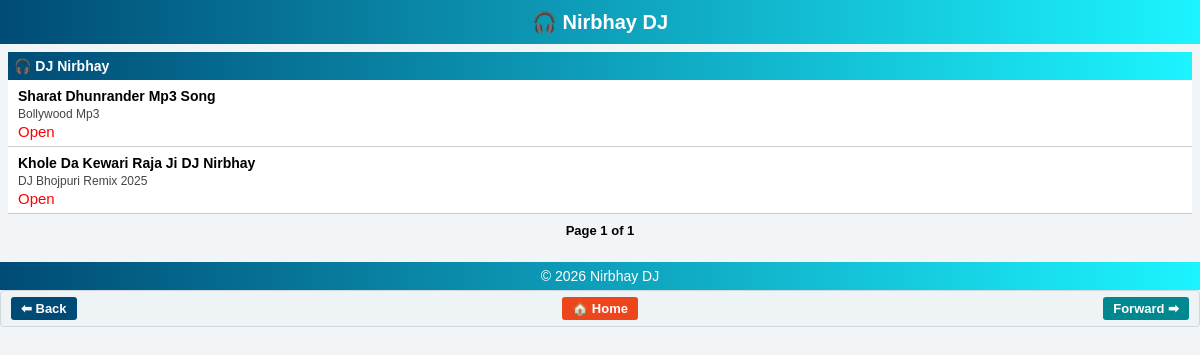
Page /artist/dj-nirbhay/ on the committed database.
### songs/models.py (models this page shows, shortened)
class Artist(models.Model):
    name = models.CharField(max_length=100, unique=True)
    slug = models.SlugField(max_length=120, unique=True)
    image = models.ImageField(upload_to='artists/', blank=True, null=True)
    class Meta:
        ordering = ['name']

class Song(models.Model):
    title = models.CharField(max_length=200)
    slug = models.SlugField(max_length=200, unique=True)
    category = models.ForeignKey(Category, on_delete=models.CASCADE, related_name='songs')
    artist = models.ForeignKey(Artist, on_delete=models.CASCADE, related_name='songs')
    audio_file = models.FileField(upload_to='songs/')
    thumbnail = models.ImageField(upload_to='thumbnails/', blank=True, null=True)
    uploaded_at = models.DateTimeField(auto_now_add=True)
    views = models.PositiveIntegerField(default=0)
    downloads = models.PositiveIntegerField(default=0)
    class Meta:
        ordering = ['-uploaded_at']

class Category(models.Model):
    name = models.CharField(max_length=100, unique=True)
    slug = models.SlugField(max_length=120, unique=True)
    class Meta:
        ordering = ['name']

### songs/views.py (the view)
# urls.py: path('artist/<slug:slug>/', views.artist_detail, name='artist_detail'),
def artist_detail(request, slug):
    artist = get_object_or_404(Artist, slug=slug)
    song_list = Song.objects.filter(artist=artist).order_by('-uploaded_at')
    paginator = Paginator(song_list, 12)
    page_number = request.GET.get('page')
    page_obj = paginator.get_page(page_number)
    return render(request, 'songs/artist_detail.html', {
        'artist': artist,
        'page_obj': page_obj
    })

### templates/songs/artist_detail.html (shortened to what this page needs)
{% extends 'songs/base.html' %}
{% block content %}
<section class="section">
    <h2>🎧 {{ artist.name }}</h2>
    <div class="song-grid">
        {% for song in page_obj %}
        <div class="song-card">
            <h4>{{ song.title }}</h4>
            <p>{{ song.category.name }}</p>
            <a href="{% url 'song_detail' song.slug %}">Open</a>
        </div>
        {% empty %}
        <p>No songs uploaded by this artist.</p>
        {% endfor %}
    </div>
    <div class="pagination">
        <span>Page {{ page_obj.number }} of {{ page_obj.paginator.num_pages }}</span>
    </div>
</section>
{% endblock %}

### static/css/style.css (style rules this page uses)
body { margin: 0; font-family: Arial, sans-serif; background: #f2f5f7; color: #000; font-size: 14px; }
a { text-decoration: none; color: #ff0000; }
.section h2 { background: linear-gradient(to right, #004b76, #1cf4ff); color: #fff; padding: 6px; font-size: 14px; margin: 0; }
.section { padding: 8px; }
.song-grid { display: block; }
.song-card { border-bottom: 1px solid #ccc; padding: 6px 10px; background: #fff; }
.song-card h4 { margin: 2px 0; font-size: 14px; font-weight: bold; line-height: 1.2; }
.song-card p { font-size: 12px; color: #444; margin: 2px 0; line-height: 1.2; }
.song-card a { font-size: 15px; }
.pagination { text-align: center; margin: 8px 0; }
.pagination span { font-weight: bold; font-size: 13px; }

### rows in the picture
Artist: name "DJ Nirbhay"
Song: title "Sharat Dhunrander Mp3 Song", category.name "Bollywood Mp3"
Song: title "Khole Da Kewari Raja Ji DJ Nirbhay", category.name "DJ Bhojpuri Remix 2025"

### other values in the picture
{{ page_obj.number }} "1"
{{ page_obj.paginator.num_pages }} "1"
